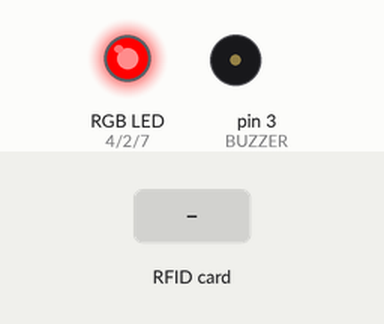
The sketch below on a simulated Arduino Uno, built with avr-gcc and run on an emulated ATmega328P. On the bench: an RGB LED mixed from three pins (HIGH = lit), buzzer (waves = sounding, pin HIGH). The test bench sets the inputs (shaded band). Pins used as bus, display or sensor lines are not drawn; what the sketch prints to the serial monitor is not drawn.

Above: at 1.2 s.
1.3 s: RFID card 5E 7A 19 C4 held to the reader
Timing chart, 0 to 4.3 s (numbered marks = the images above; inputs shaded):
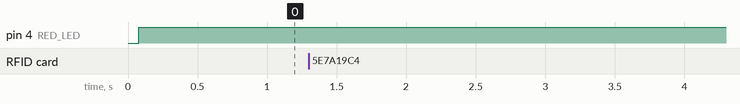

The sketch:

RFID_Alarmanlage_mit_PIR.ino
```cpp
/*************************************************************************************************
                                      PROGRAMMINFO
**************************************************************************************************
Funktion: RFID Alarmanlage mit PIR
https://draeger-it.blog/arduino-projekt-pir-rfid-alarmanlage/
**************************************************************************************************
Version: 21.06.2022
**************************************************************************************************
Board: UNO
**************************************************************************************************
Libraries:
https://github.com/espressif/arduino-esp32/tree/master/libraries
C:\Users\User\Documents\Arduino
D:\gittemp\Arduino II\A156_Wetterdaten_V3
**************************************************************************************************
C++ Arduino IDE V1.8.19

R2-D2
2QK384JVPX
**************************************************************************************************
Einstellungen:
https://dl.espressif.com/dl/package_esp32_index.json
http://dan.drown.org/stm32duino/package_STM32duino_index.json
http://arduino.esp8266.com/stable/package_esp8266com_index.json
**************************************************************************************************/

/*************************************************************************************************
                                      PROGRAMMINFO
**************************************************************************************************
Funktion:

**************************************************************************************************
Version: 2022
**************************************************************************************************
Board: ESP32vn IoT UNO
**************************************************************************************************
Libraries:
https://github.com/espressif/arduino-esp32/tree/master/libraries
C:\Users\User\Documents\Arduino
D:\gittemp\Arduino II\A156_Wetterdaten_V3
**************************************************************************************************
C++ Arduino IDE V1.8.19

R2-D2
2QK384JVPX
**************************************************************************************************
Einstellungen:
https://dl.espressif.com/dl/package_esp32_index.json
http://dan.drown.org/stm32duino/package_STM32duino_index.json
http://arduino.esp8266.com/stable/package_esp8266com_index.json
**************************************************************************************************/
#include <SPI.h>
#include <RFID.h>

//RGB LED
#define BLUE_LED 7  /* PIN für die blaue LED */
#define RED_LED 4   /* PIN für die rote LED */
#define GREEN_LED 2 /* PIN für die grüne LED */

//Piezo Buzzer
#define BUZZER 3 /* PIN für den Buzzer */

//RFID Modul - RC522
#define SS_PIN 10 /* PIN SDA für das RFID Modul */
#define RST_PIN 9 /* PIN RST für das RFID Modul */
RFID rfid(SS_PIN, RST_PIN);
String ids[2] = {"453B56D16", "8C3B3924AA1"}; //Zugelassene ID's

//PIR Modul HC-SR505
#define PIR505_PIN 5 /* PIN OUT für das PIR Modul HC-SR505 */

//PIR Modul HC-SR501
#define PIR501_PIN 6 /* PIN OUT für das PIR Modul HC-SR501 */

boolean isActive = false;

void setup() {
  Serial.begin(9600);

  pinMode(PIR501_PIN, INPUT);
  pinMode(PIR505_PIN, INPUT);

  pinMode(BLUE_LED, OUTPUT);   /* Setzt den PIN für die blaue LED als Ausgang. */
  pinMode(RED_LED, OUTPUT);    /* Setzt den PIN für die rote LED als Ausgang. */
  pinMode(GREEN_LED, OUTPUT);  /* Setzt den PIN für die grüne LED als Ausgang. */

  pinMode(BUZZER, OUTPUT) ; /* Setzt den PIN für den Piezo Buzzer als Ausgang. */

  SPI.begin();
  rfid.init();
}

void loop() {

  boolean foundId = false;
  if (rfid.isCard() && rfid.readCardSerial()) {
    Serial.println("drin");
    String serial = parseId(rfid);
    //Ausgabe der ID auf dem Seriellen Monitor
    Serial.println("RFID Nummer: " + serial);

    //Schleife zum pruefen der erkannten RFID.
    int counter = 0;
    for (counter = 0; counter < sizeof(ids) - 1; counter++) {
      //Wenn die RFID bekannt ist so soll die Alarmanlage aktiviert bzw. deaktiviert werden.
      if (serial == ids[counter]) {
        isActive = !isActive;
        foundId = true;
        break;
      }
    }
    Serial.println(foundId);
}

if(isActive){
  blinkActiveLED();
  int pirHC505 = digitalRead(PIR505_PIN);
  int pirHC501 = digitalRead(PIR501_PIN);

  if(pirHC505 == HIGH || pirHC501 == HIGH){
     tone(BUZZER, 500, 50);
     noTone(BUZZER);
  }

}

if(foundId){
    lightUpLED(0, 255, 0);
} else {
    lightUpLED(255, 0, 0);
}
delay(1500);

}

//Liesst eine ID aus dem Modul
//und gibt diese als String zurueck.
String parseId(RFID rfid) {
  String result = "";
  int position = 0;
  for (position = 0; position <= 4; position++) {
    String pos = getNumPosAsHEX(rfid, position);
    result = result + pos;
  }
  result.toUpperCase();
  return result;
}

//Liefert aus dem Wert des RFID Moduls und einer bestimmten
//Position einen HEXADEZIMAL Codierten Wert zurueck.
String getNumPosAsHEX(RFID rfid, int position) {
  return String(rfid.serNum[position], HEX);
}

void blinkActiveLED(){
  lightUpLED(0, 0, 255);
  delay(350);
  lightUpLED(0, 0, 0);
  delay(350);
  lightUpLED(0, 0, 255);
  delay(350);
  lightUpLED(0, 0, 0);
}

void lightUpLED(int red, int green, int blue){
  analogWrite(RED_LED, red);
  analogWrite(GREEN_LED, green);
  analogWrite(BLUE_LED, blue );

}
```

Measured:
- after the input at 1.3 s, every drawn part: stays the same
